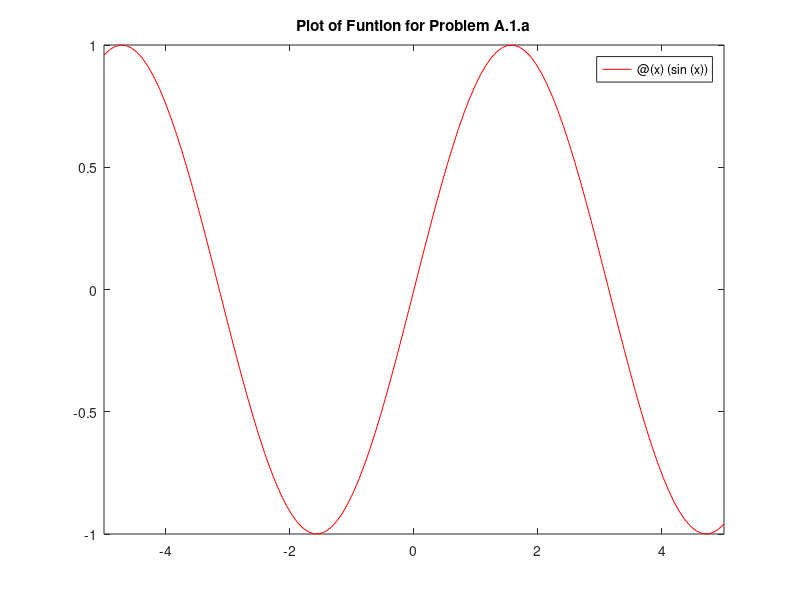
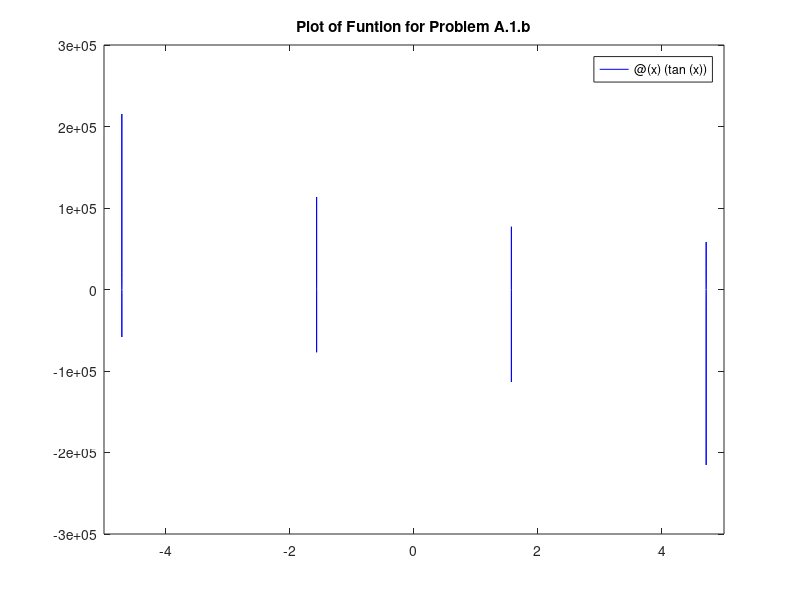
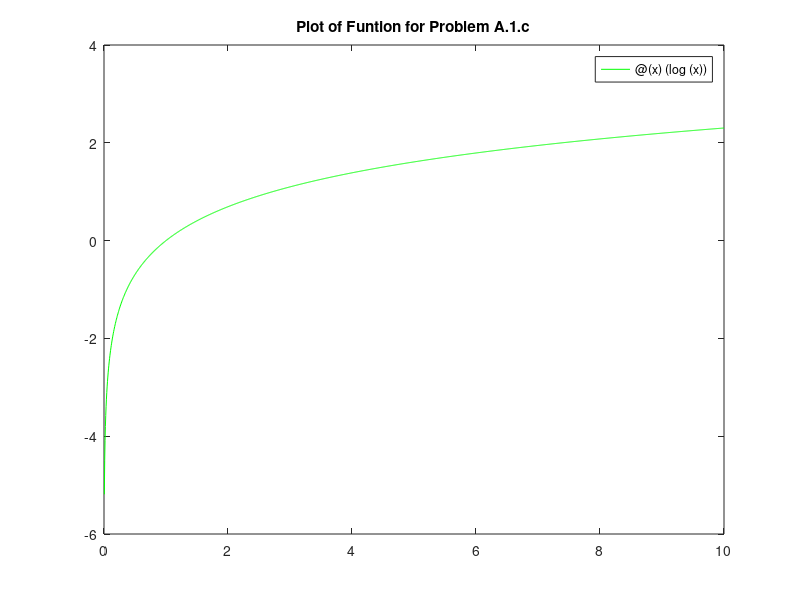

Here is the MATLAB script that generated these plots, in order: (Note: this script raises an error after producing the figures.)
%% Matlab Homework Problem Set 1 
% Keri Christian, Brynn 
% Chapter 1 1-9, 11
% Chapter 2 2,5,11-14,17,18
%% Problem A.1
% 
% (a) plot |sin(x)| using fplot 
% 
sinx = @(x)(sin(x)) % making sinx an equation that fplot can call
i =1; % setting up an increment variable for all of the figures made for the graphs using fplot
figure(i)
fplot(sinx,'r') %plotting the equation
hold off
title('Plot of Funtion for Problem A.1.a')
%%
% (b) plot |tan(x)| using fplot
%
i=i+1; %incrementing 
figure(i);
tanx = @(x)(tan(x)) % making tanx an equation that fplot can call
fplot(tanx,'b')  %plotting the equation
hold off
title('Plot of Funtion for Problem A.1.b')
%%
% (c) plot |ln(x)| using f plot
%
i=i+1;  %incrementing 
figure(i);
lnx = @(x)(log(x)) % making lnx an equation that fplot can call
x = [0 10] % setting a xmin and xmax for fplot to use
fplot(lnx,x,'g') %plotting the equation
hold off
title('Plot of Funtion for Problem A.1.c')
%% 
% (c) 

%%
% (d)
%% Problem A.8
% Keri coded part a and b. Keri commented code for part a and b.
%
% The alternating harmonic series
% $1-\frac{1}{2}+\frac{1}{3}-\frac{1}{4}+\frac{1}{5}+...$ is known to converge (slowly!!) to $\ln (2)$
%
% (a) Test this by adding the first 100 terms of the series and comparing with the
% value of $\ln (2)$. Do the same with the first 1000 terms
%
sign = -1; %using this to be able to flip sign for every other term
output1 =0; %initializing the output of the alternating harmonic series
    for i = 1:100 %for loops from 1 to 100 terms 
        sign = -sign; %flips the sign each time
        output1 = output1 + sign*(1/i); %adds this term to the output
    end
    
sign = -1; %using this to be able to flip sign for every other term
output2 =0; %initializing the output of the alternating harmonic series
    for i = 1:1000 %for loops from 1 to 1000 terms 
        sign = -sign; %flips the sign each time
        output2 = output2 + sign*(1/i); %adds this term to the output
    end

output1 % adding the first 100 terms of the alternating harmonic series
error1 = abs(vpa(log(2)-output1, 5)) % compares the output of 100 terms of the alternating harmonic series to ln2
output2 % adding the first 1000 terms of the alternating harmonic series
error2 = abs(vpa(log(2)-output2, 5)) % compares the output of 1000 terms of the alternating harmonic series to ln2

%It is pretty close to ln2, but the 1000 terms has slightly less error than
%100 terms
%%
% (b) The alternating series test says that the error in truncating an alternating
% series (whose terms decrease steadily in absolute value) is less than the absolute
% value of the last term included. Check this in the situation of (a). In other words,
% verify that the difference between $\ln (2)$ and the sum of the first 100 terms of the
% series is less than $\frac{1}{100}$ in absolute value, and that the difference between $\ln (2)$ and
% the sum of the first 1000 terms of the series is less than $\frac{1}{1000}$ in absolute value.
%
error1 = abs(vpa(log(2)-output1, 5)) % takes the difference between ln2 and sum of first 100 terms
if error1 < 1/100 %will be true (logical 1) if the difference is less than 1/100
    true
end
error2 = abs(vpa(log(2)-output2, 5)) % takes the difference between ln2 and sum of first 100 terms
if error2 < 1/1000 %will be true (logical 1) if the difference is less than 1/100
    true 
end

%% Problem A.9
% Keri coded this and commented this.
%
% The harmonic series
% $1+\frac{1}{2}+\frac{1}{3}+\frac{1}{4}+\frac{1}{5}+...$ diverges
% (slowly!!) by the integral test. This test also implies that the sum of the first
% n terms of the series is approximately lnn. Test this by adding the first 100 terms of
% the series and comparing with the value of $\ln (100)$, and by adding the first 1000 terms
% of the series and comparing with the value $\ln (1000)$. Do you see any pattern? If so,
% test it by replacing 1000 by 10000.
%
output1 =0; %initializing the output of the harmonic series
    for i = 1:100 %for loops from 1 to 100 terms 
        output1 = output1 + (1/i); %adds this term to the output
    end
    
output2 =0; %initializing the output of the harmonic series
    for i = 1:1000 %for loops from 1 to 1000 terms 
        output2 = output2 + (1/i); %adds this term to the output
    end

output1 % adding the first 100 terms of the harmonic series
error1 = abs(vpa(log(100)-output1, 5)) % compares the output of 100 terms of the harmonic series to ln(100)
output2 % adding the first 1000 terms of the harmonic series
error2 = abs(vpa(log(1000)-output2, 5)) % compares the output of 1000 terms of the harmonic series to ln(1000)

% The pattern I notice is ... (I dont notice a pattern someone help)

output3 =0; %initializing the output of the harmonic series
    for i = 1:10000 %for loops from 1 to 1000 terms 
        output3 = output3 + (1/i); %adds this term to the output
    end
    
output3 % adding the first 10000 terms of the harmonic series
error3 = abs(vpa(log(10000)-output3, 5)) % compares the output of 10000 terms of the harmonic series to ln(10000)
%% Problem A.11
% Keri coded parts a,b,c, and d.
% 
% Use the $\textbf{ezpolar}$ command in MATLAB to graph the following
% equations in polar coordinates.
%
% (a) $r = sin(\theta)$
%

i=i+1;
figure(i);
ezpolar('sin(t)')
hold off
%%
% (b) $r = sin(6\theta)$
%

i=i+1;
figure(i);
ezpolar('sin(6*t)')
hold off
%%
% (c) $r = 4sin(\theta)-2$
%

i=i+1;
figure(i);
ezpolar('(4*sin(t))-2')
hold off
%%
% (d) $r^2 = sin(2\theta)$
%

i=i+1;
figure(i);
ezpolar('sqrt(sin(2*t))')
hold off